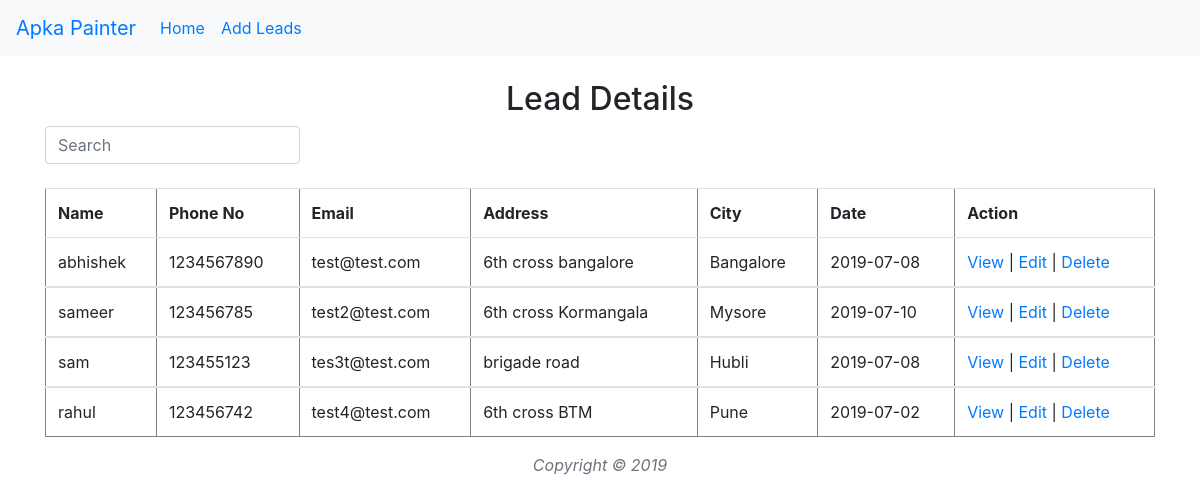
/index.php/leads, run on the app's committed database.
### tables this page shows
CREATE TABLE `leads` (
  `sno` int(11) NOT NULL,
  `uname` varchar(200) NOT NULL,
  `phone_no` int(11) NOT NULL,
  `email` varchar(250) NOT NULL,
  `address` text NOT NULL,
  `city` int(11) NOT NULL,
  `date` date NOT NULL
);

CREATE TABLE `city` (
  `id` int(11) NOT NULL,
  `name` varchar(255) NOT NULL
);

### application/controllers/Leads.php (called while the page is built, shortened)
<?php
class Leads extends CI_Controller {
    public function __construct()
    {
        $this->load->model('leads_model');
        $this->load->helper('url_helper');
    }
    public function index()
    {
        $data['news'] = $this->leads_model->get_news();
        $data['title'] = 'Lead Details';
        $this->load->view('templates/header', $data);
        $this->load->view('leads/index', $data);
        $this->load->view('templates/footer');
    }
}

### index.php (called while the page is built, shortened)
<?php
require_once BASEPATH.'core/CodeIgniter.php';

### application/models/Leads_model.php (called while the page is built, shortened)
<?php
class Leads_model extends CI_Model {
    public function get_news()
    {
            $query = $this->db->get('leads');
            return $query->result_array();
    }
}

### application/views/leads/index.php (the view, shortened to what this page needs)
<div class="container">
<h2 class="text-center"><?php echo $title; ?></h2>
<div class="row">
<div class="col-md-3">
<input class="form-control" id="myInput" type="text" placeholder="Search">
</div></div>
  <br>
<table class="table" border='1' cellpadding='4'>
<thead>
    <tr>
        <td><strong>Name</strong></td>
        <td><strong>Phone No</strong></td>
        <td><strong>Email</strong></td>
        <td><strong>Address</strong></td>
        <td><strong>City</strong></td>
        <td><strong>Date</strong></td>
        <td><strong>Action</strong></td>
    </tr>
    </thead>
<?php foreach ($news as $news_item): ?>
<tbody id="myTable">
        <tr>
            <td><?php echo $news_item['uname']; ?></td>
            <td><?php echo $news_item['phone_no']; ?></td>
            <td><?php echo $news_item['email']; ?></td>
            <td><?php echo $news_item['address']; ?></td>
            <td>
            <?php
              $cities =  $this->db->get_where('city', array('id' => $news_item['city']));
                  if($cities->num_rows() > 0){
                    foreach($cities->result() as $city){
                      echo $city->name;
                    }
                  } ?>
            </td>
            <td><?php echo $news_item['date']; ?></td>
            <td>
                <a href="<?php echo site_url('leads/new_view/'.$news_item['sno']); ?>">View</a> |
                <a href="<?php echo site_url('leads/edit/'.$news_item['sno']); ?>">Edit</a> |
                <a href="<?php echo site_url('leads/delete/'.$news_item['sno']); ?>" onClick="return confirm('Are you sure you want to delete?')">Delete</a>
            </td>
        </tr>
</tbody>
<?php endforeach; ?>
</table>
</div>

### application/views/templates/header.php (shortened to what this page needs)
<!DOCTYPE html>
<html lang="en">
<head>
  <link rel="stylesheet" href="https://maxcdn.bootstrapcdn.com/bootstrap/4.3.1/css/bootstrap.min.css">
</head>
<body>
<nav class="navbar navbar-expand-sm bg-light">
  <ul class="navbar-nav">
  <li class="nav-item">
      <a class="navbar-brand"  href="<?php echo site_url('leads'); ?>">Apka Painter</a>
    </li>
    <li class="nav-item">
      <a class="nav-link" href="<?php echo site_url('leads'); ?>">Home</a>
    </li>
    <li class="nav-item">
      <a class="nav-link" href="<?php echo site_url('leads/create'); ?>">Add Leads</a>
    </li>
  </ul>
</nav>
<br>

### application/views/templates/footer.php
<div id="footer">
  <div class="container text-center">
    <p class="text-muted credit" style="color:#fff"><em>Copyright © 2019</em></p>
  </div>
</div>
</body>
</html>

### data on the page
leads: uname "abhishek", phone_no "1234567890", email "test@test.com", address "6th cross bangalore", date "2019-07-08"
city: name "Bangalore"
leads: uname "sameer", phone_no "123456785", email "test2@test.com", address "6th cross Kormangala", date "2019-07-10"
city: name "Mysore"
leads: uname "sam", phone_no "123455123", email "tes3t@test.com", address "brigade road", date "2019-07-08"
city: name "Hubli"
leads: uname "rahul", phone_no "123456742", email "test4@test.com", address "6th cross BTM", date "2019-07-02"
city: name "Pune"

### other printed values
$title "Lead Details"
